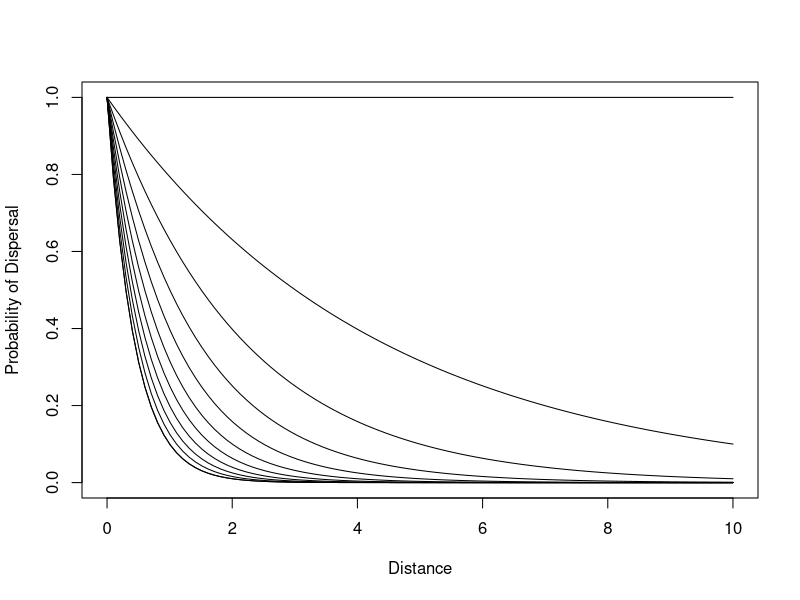
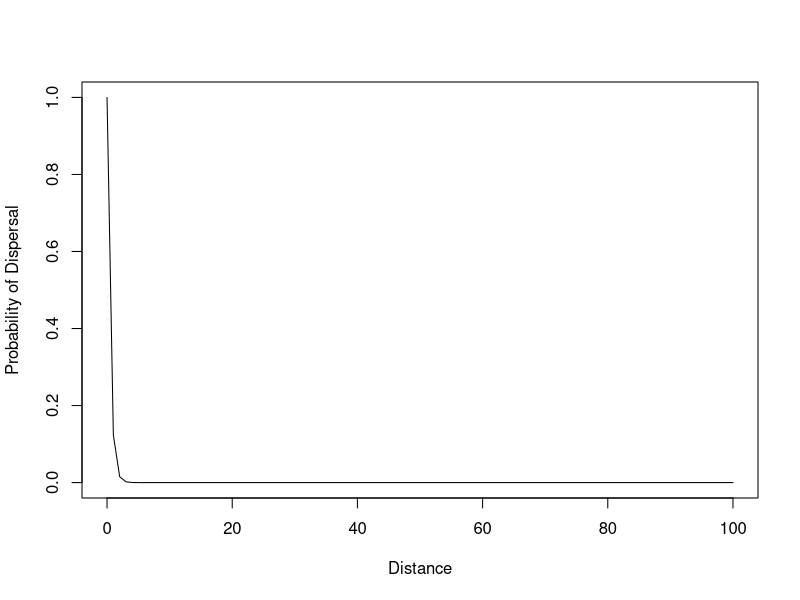
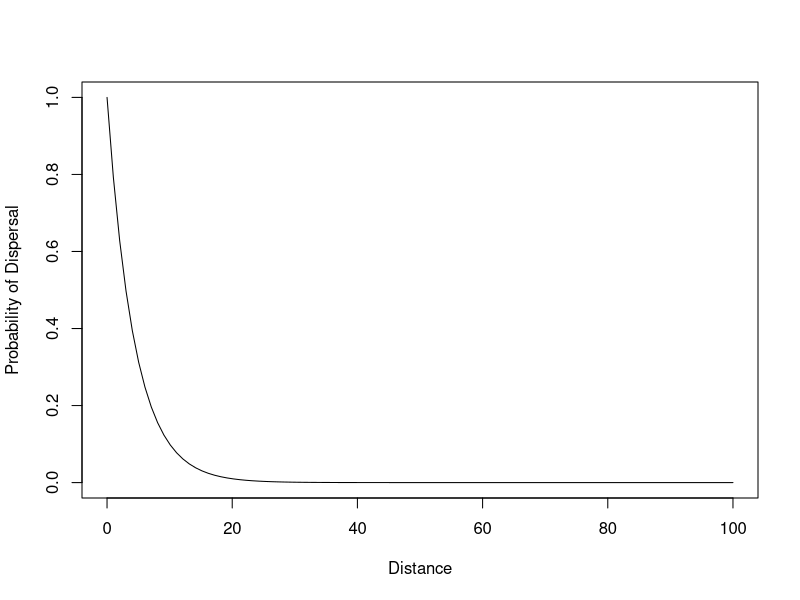
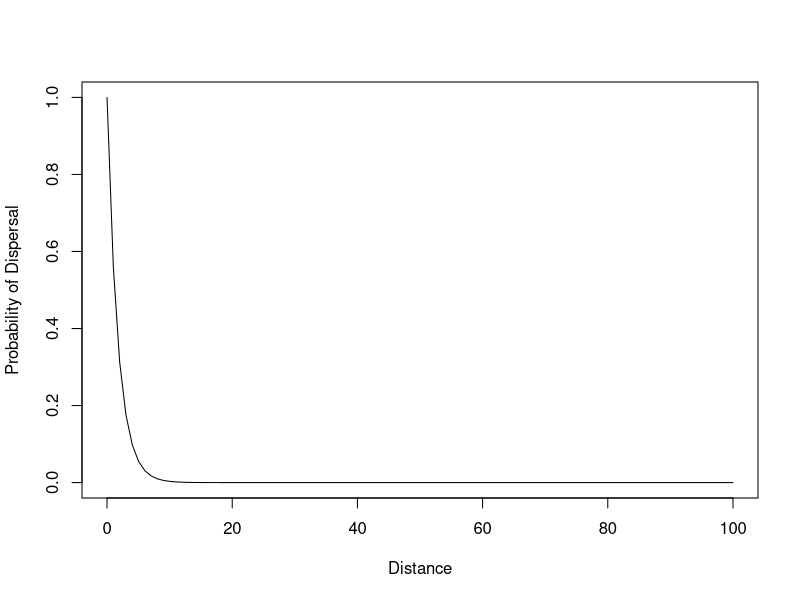

Here is the R script that generated these plots, in order:
kernel <- function(x, k){
  return(10^((-k) * x))
}

pdf("figures/dispersal_kernel_family.pdf", width = 4, height = 4)
curve(expr = kernel(x, k=1), from = 0, to = 10, n = 100, type = "l",xlab = "Distance", ylab = "Probability of Dispersal")
for(k in 0:10/10){
  curve(expr = kernel(x, k=k), from = 0, to = 10, n = 100, type = "l", add = TRUE)
  
}
dev.off()

pdf("figures/dispersal_kernel_0.9.pdf", width = 4, height = 4)
curve(expr = kernel(x, k=0.9), from = 0, to = 100, n = 100, type = "l",xlab = "Distance", ylab = "Probability of Dispersal")
dev.off()

pdf("figures/dispersal_kernel_0.1.pdf", width = 4, height = 4)
curve(expr = kernel(x, k=0.1), 
      from = 0, to = 100, n = 100, 
      type = "l", xlab = "Distance", 
      ylab = "Probability of Dispersal", ylim = c(0,1))
dev.off()


k = 0.25
pdf(paste0("figures/dispersal_kernel_",k,".pdf"), width = 4, height = 4)
curve(expr = kernel(x, k=k), 
      from = 0, to = 100, n = 100, 
      type = "l", xlab = "Distance", 
      ylab = "Probability of Dispersal", ylim = c(0,1))
dev.off()
